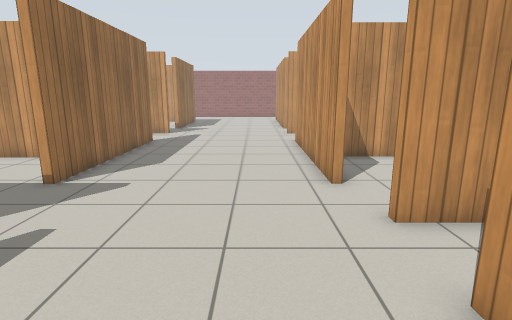
View 1 (above)

23 first-person views from a walk through a world built for the Gazebo simulator. The camera is 1.2 m above the floor, tilts 12° down and sees 80° across. The floor is counted in squares, 0.5 m on a side. Each view is taken from the middle of a square. On the plan, view 1 faces up. The plan holds only what a view shows up to about 18 squares ahead; the rest is blank. Gazebo's built-in surfaces are drawn with simple patterns.

View 2
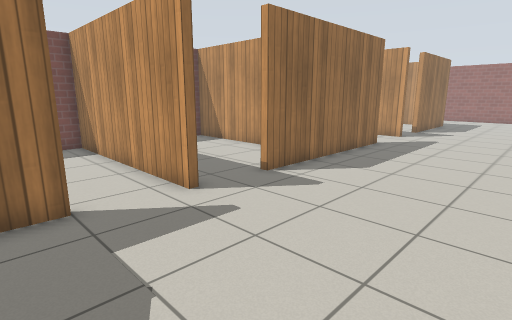

View 3
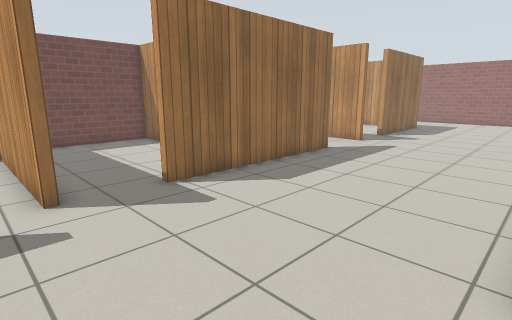

View 4
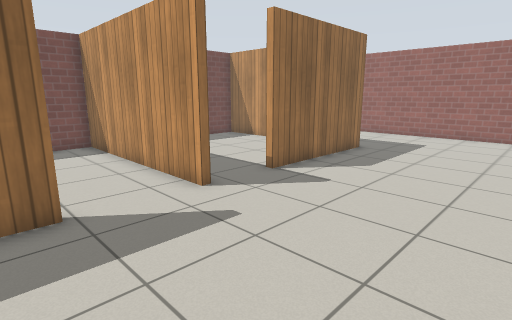

View 5
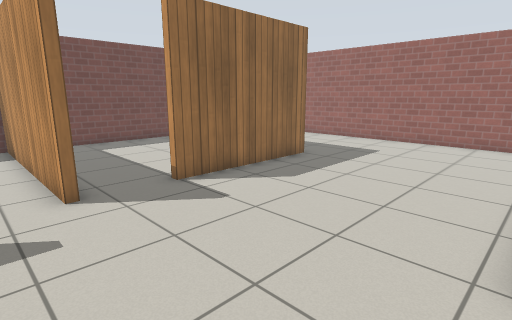

View 6
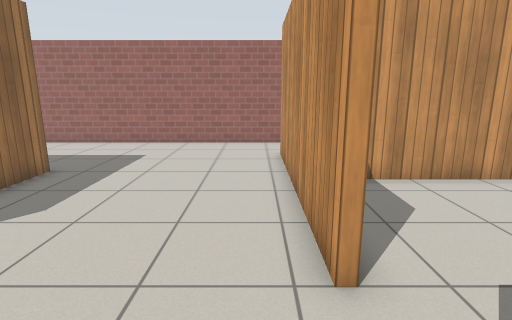

View 7
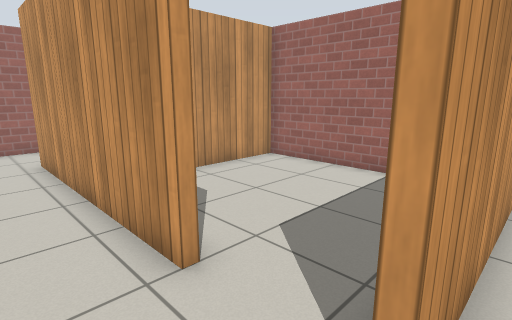

View 8
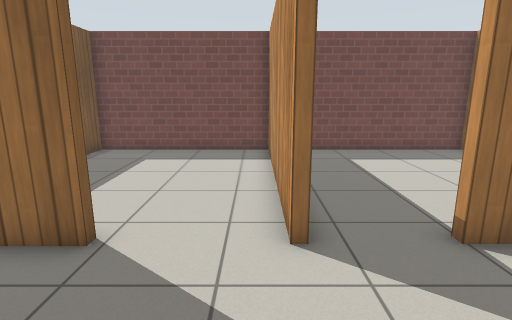

View 9
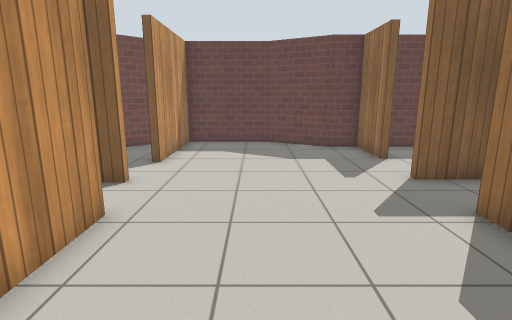

View 10
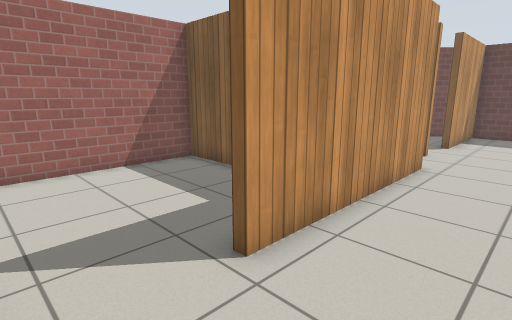

View 11
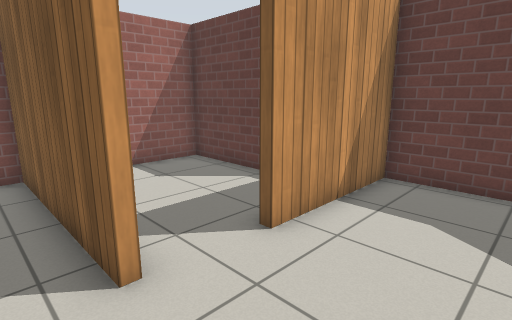

View 12
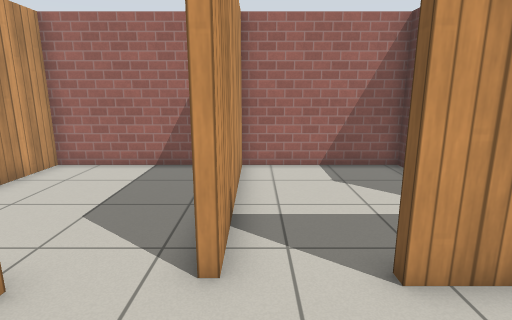

View 13
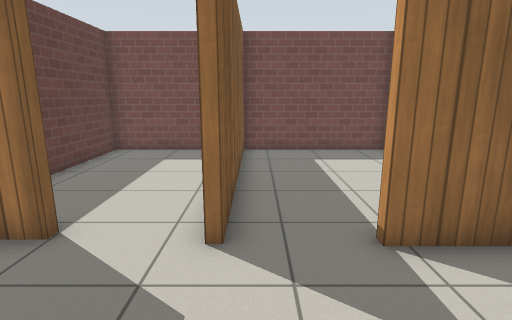

View 14
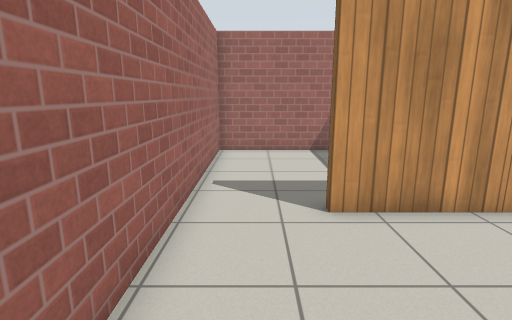

View 15
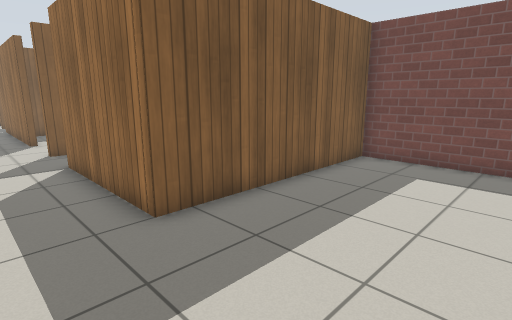

View 16
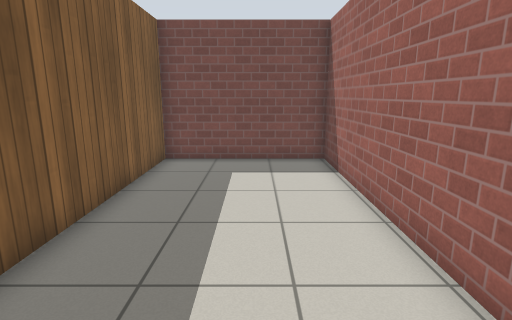

View 17
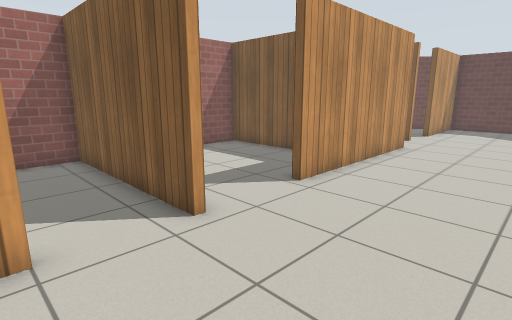

View 18
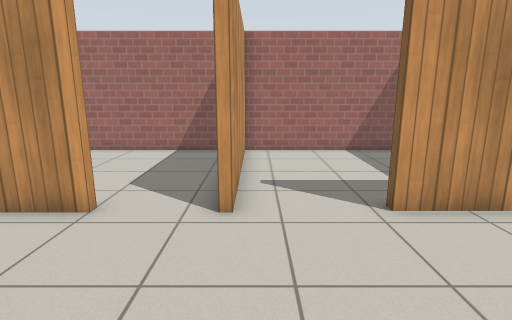

View 19
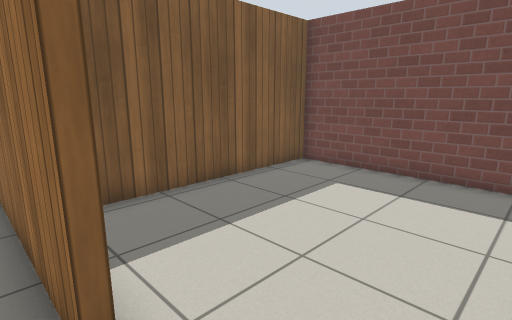

View 20
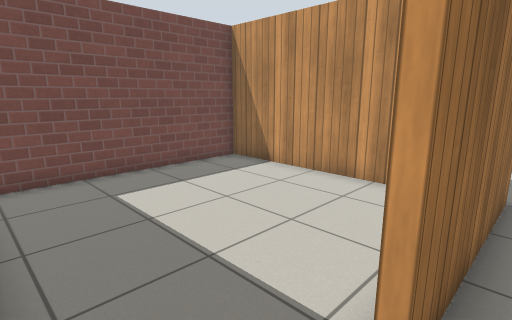

View 21
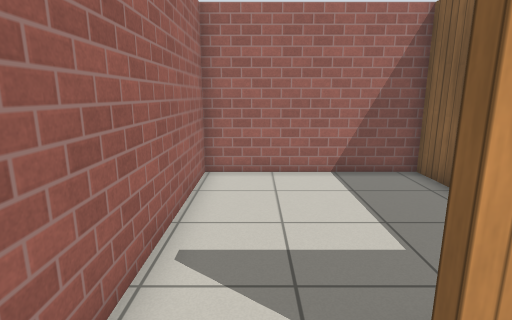

View 22
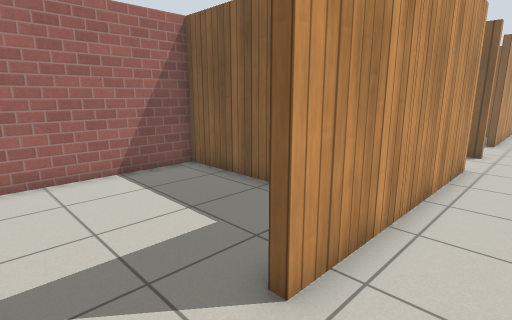

View 23
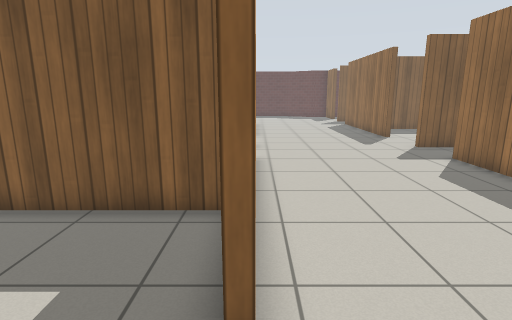

### Floor plan
Points are (right, up) in squares from view 1. A wall is a line through its corners. A room is listed if a view was taken in it or the views show most of it. See-through windows are left out.
Room 1 (views 1, 2, 3, 4, 5, 6, 7, 8, 9, 10, 11, 12, 13, 14, 15, 16, 17, 18, 19, 20, 21, 22)
walls: (-5.5, 19.6) (-6.5, 19.6); (-6.5, 19.8) (-5.6, 19.8); (-5.6, 16.4) (-5.6, 8); (2, 19.6) (2, 19.8); (2, 22.4) (2, 31.5); (2, 8.1) (2, 16.3); (-6.5, 5.5) (-5.5, 5.5); (-5.5, 5.2) (-6.5, 5.2); (2.7, 5.5) (2.7, 5.8); (1.4, 34.6) (-14.5, 34.6) (-14.5, 28.5) (-5.6, 28.5) (-5.6, 22.4) (-6, 22.4); (-5.8, 2.5) (-5.8, -0.3) (-4.5, -0.3) (-1.7, -1.9) (2.5, -1.9) (2.5, 3.1)
ways out: opening at (2, 33) to room 2; opening at (-6, 18) to room 3; opening at (-6, 21.5) to room 4; opening at (2.5, 21.5) to room 5; opening at (2.7, 18) to room 6; opening at (-6, 7) to room 7; opening at (-6, 3.5) to room 8; opening at (2.5, 7.5) to room 9; opening at (3, 4.5) to room 10
Room 2 (view 23)
walls: (2.6, 27.9) (9.4, 27.9) (9.4, 34.6) (1.4, 34.6)
ways out: opening at (2, 33) to room 1
Room 3 (no view inside)
walls: (-6.5, 19.6) (-14.5, 19.6) (-14.5, 12.1) (-6.5, 12.1)
ways out: opening at (-6, 18) to room 1
Room 4 (no view inside)
walls: (-8.1, 28.2) (-14.5, 28.2) (-14.5, 20.6); (-7.4, 19.8) (-6.5, 19.8)
ways out: opening at (-6, 21.5) to room 1
Room 5 (no view inside)
walls: (2, 19.8) (9.4, 19.8) (9.4, 27.6) (4.1, 27.6)
ways out: opening at (2.5, 21.5) to room 1
Room 6 (no view inside)
walls: (5.4, 12.2) (9.4, 12.2) (9.4, 19.5); (2, 16.3) (2.5, 16.3); (9, 19.6) (2, 19.6)
ways out: opening at (2.7, 18) to room 1
Room 7 (no view inside)
walls: (-8.5, 11.8) (-14.5, 11.8) (-14.5, 5.5) (-6.5, 5.5)
ways out: opening at (-6, 7) to room 1
Room 8 (no view inside)
walls: (-8.5, -0.3) (-7.3, -0.3); (-6.5, 5.2) (-14.5, 5.2) (-14.5, -0.3) (-10, -0.3)
ways out: opening at (-6, 3.5) to room 1
Room 9 (no view inside)
walls: (2.5, 8.1) (2, 8.1); (2.7, 5.8) (9.4, 5.8) (9.4, 12) (3.5, 12)
ways out: opening at (2.5, 7.5) to room 1
Room 10 (no view inside)
walls: (5.7, 0) (9.4, 0) (9.4, 5.5) (2.7, 5.5); (2.5, 3.1) (2.9, 3.1); (3.8, -1.5) (5.1, -0.2)
ways out: opening at (3, 4.5) to room 1

Where each view was taken, in squares from view 1:
view 1: 0 up, 0 right, facing up
view 2: 1 up, 1 right, facing up-left
view 3: 4 up, 2 right, facing up-left
view 4: 15 up, 1 right, facing up-left
view 5: 18 up, 2 right, facing up-left
view 6: 19 up, 1 right, facing up
view 7: 19 up, 0 right, facing up-right
view 8: 19 up, 1 left, facing left
view 9: 14 up, 1 left, facing down
view 10: 19 up, 1 left, facing down-right
view 11: 7 up, 1 left, facing down-right
view 12: 5 up, 1 left, facing right
view 13: 6 up, 1 left, facing left
view 14: 33 up, 4 left, facing right
view 15: 34 up, 3 left, facing down-left
view 16: 32 up, 3 left, facing left
view 17: 23 up, 3 left, facing down-right
view 18: 19 up, 4 left, facing right
view 19: 19 up, 5 left, facing down-left
view 20: 20 up, 5 left, facing up-left
view 21: 33 up, 0 right, facing right
view 22: 34 up, 0 right, facing down-right
view 23: 34 up, 2 right, facing down
